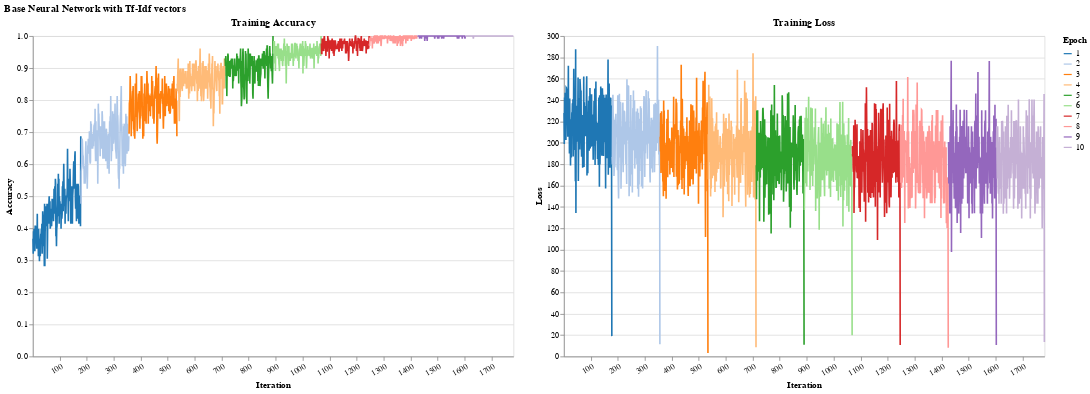

The cell this chart's notebook holds for it:
### Code cell
model_nn_threshold = NeuralNetwork(
    input_size=len(train_encoder.vocabulary_),
    hidden_size=128,
    positive_pred_threshold=0.2,  # makes it easier to predict positive
    device='cuda'
)

USE_CACHE = False

if Path('models/model_nn_threshold.pt').exists() and USE_CACHE:
    model_nn_threshold = load_model(model_nn_threshold, 'model_nn_threshold')
else:
    model_nn_threshold.fit(train_dataloader, train_config, disable_progress_bar=False)
    save_model(model_nn_threshold, "model_nn_threshold")

model_nn_threshold_results = evaluate_nn_model(model_nn_threshold, test_dataset)
np.save('models/model_nn_threshold_results.npy', model_nn_threshold_results)
print(model_nn_threshold_results)

model_nn_threshold.cpu()

# Plot training accuracy and loss side-by-side
plot_results(model_nn_threshold, train_config, train_dataloader)

### Figure 1 — Vega-Lite specification as saved in the notebook (floating-point values rounded to 4 significant figures; data arrays with more than 128 entries replaced by an {"elided": "..."} marker saying what was removed)
{"config": {"view": {"continuousWidth": 300, "continuousHeight": 300}}, "hconcat": [{"mark": {"type": "line"}, "encoding": {"color": {"field": "epoch", "scale": {"scheme": "category20"}, "title": "Epoch", "type": "nominal"}, "x": {"axis": {"labelAngle": -30, "title": "Iteration", "values": [0, 100, 200, 300, 400, 500, 600, 700, 800, 900, 1000, 1100, 1200, 1300, 1400, 1500, 1600, 1700]}, "field": "iteration", "type": "nominal"}, "y": {"axis": {"title": "Accuracy"}, "field": "training_acc", "type": "quantitative"}}, "height": 400, "title": "Training Accuracy", "width": 600}, {"mark": {"type": "line"}, "encoding": {"color": {"field": "epoch", "scale": {"scheme": "category20"}, "title": "Epoch", "type": "nominal"}, "x": {"axis": {"labelAngle": -30, "title": "Iteration", "values": [0, 100, 200, 300, 400, 500, 600, 700, 800, 900, 1000, 1100, 1200, 1300, 1400, 1500, 1600, 1700]}, "field": "iteration", "type": "nominal"}, "y": {"axis": {"title": "Loss"}, "field": "training_loss", "type": "quantitative"}}, "height": 400, "title": "Training Loss", "width": 600}], "data": {"name": "data-14b23449697aad37cd0074a1986d46a2"}, "title": "Base Neural Network with Tf-Idf vectors", "$schema": "https://vega.github.io/schema/vega-lite/v5.17.0.json", "datasets": {"data-14b23449697aad37cd0074a1986d46a2": {"elided": "1780 records"}}}
